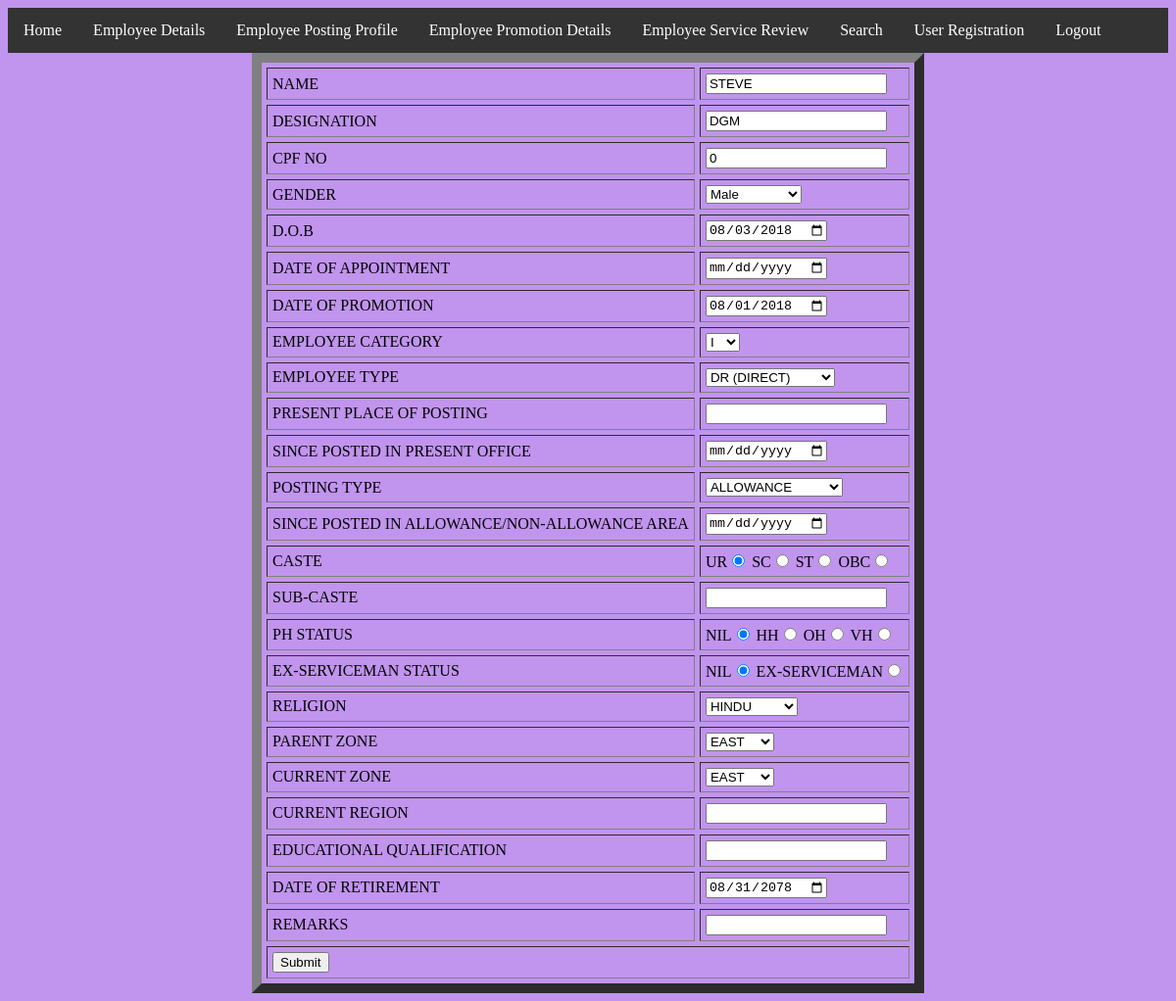
The page /update.php (signed in) on the database its author committed.
### tables this page shows
CREATE TABLE `emp_tb` (
  `id` int(50) NOT NULL,
  `name` varchar(70) NOT NULL,
  `designation` varchar(50) NOT NULL,
  `cpf` int(50) NOT NULL,
  `gender` varchar(50) NOT NULL,
  `dob` date NOT NULL,
  `doa` date NOT NULL,
  `dop` date NOT NULL,
  `category` varchar(50) NOT NULL,
  `employee_type` varchar(50) NOT NULL,
  `office_name` varchar(50) NOT NULL,
  `doj_oname` date NOT NULL,
  `post_type` varchar(50) NOT NULL,
  `doj_postarea` date NOT NULL,
  `caste` varchar(50) NOT NULL,
  `subcaste` varchar(50) NOT NULL,
  `ph_status` varchar(50) NOT NULL,
  `exsm_status` varchar(50) NOT NULL,
  `religion` varchar(50) NOT NULL,
  `p_zone` varchar(50) NOT NULL,
  `c_zone` varchar(50) NOT NULL,
  `c_region` varchar(50) NOT NULL,
  `edu_quali` varchar(50) NOT NULL,
  `dor` date NOT NULL,
  `remarks` varchar(100) NOT NULL
);

### update.php (the view, shortened to what this page needs)
<?php
if($_SESSION['uname']==true && $_SESSION['u_type']=="s_user")
{
?>
<?php include 's_menu.php';?>
<?php
$servername = "localhost";
$username = "root";
$password = "";
$dbname = "emp_db";
$conn = mysqli_connect($servername, $username, $password, $dbname);
$id=$_REQUEST['cpf'];
$query = "SELECT * from emp_tb where cpf ='".$id."'";
$result = mysqli_query($conn, $query) or die ( mysqli_error());
$row = mysqli_fetch_assoc($result);
if(isset($_POST['new']) && $_POST['new']==1)
{
$id=$_REQUEST['id'];
$name =$_REQUEST['name'];
$designation=$_REQUEST['designation'];
$cpf=$_REQUEST['cpf'];
$gender=$_REQUEST['gender'];
$dob=$_REQUEST['dob'];
$doa=$_REQUEST['doa'];
$dop=$_REQUEST['dop'];
$category=$_REQUEST['category'];
$employee_type=$_REQUEST['employee_type'];
$office_name=$_REQUEST['office_name'];
$doj_oname=$_REQUEST['doj_oname'];
$post_type=$_REQUEST['post_type'];
$doj_postarea=$_REQUEST['doj_postarea'];
$caste=$_REQUEST['caste'];
$subcaste=$_REQUEST['subcaste'];
$ph_status=$_REQUEST['ph_status'];
$exsm_status=$_REQUEST['exsm_status'];
$religion=$_REQUEST['religion'];
$p_zone=$_REQUEST['p_zone'];
$c_zone=$_REQUEST['c_zone'];
$c_region=$_REQUEST['c_region'];
$edu_quali=$_REQUEST['edu_quali'];
$dor=$_REQUEST['dor'];
$remarks=$_REQUEST['remarks'];
$update="update emp_tb set id='".$id."',name='".$name."', designation='".$designation."',cpf='".$cpf."',gender='".$gender."',
dob='".$dob."', dop='".$dop."',category='".$category."',employee_type='".$employee_type."', office_name='".$office_name."',
doj_oname='".$doj_oname."',post_type='".$post_type."',doj_postarea='".$doj_postarea."',  caste='".$caste."', subcaste='".$subcaste."',
ph_status='".$ph_status."',exsm_status='".$exsm_status."',religion='".$religion."',p_zone='".$p_zone."',c_zone='".$c_zone."',
c_region='".$c_region."',edu_quali='".$edu_quali."',dor='".$dor."', remarks='".$remarks."' where id='".$id."'";
 mysqli_query($conn, $update) or die(mysqli_error()) ;
$status = "Record Updated Successfully. </br></br>
<a href='view.php'>View Updated Record</a>";
echo '<p style="color:#FF0000;">'.$status.'</p>';
 }
 else
 {
?>
<html>
<head>
<link rel="stylesheet" href="css/style.css" />
</head>
<body>
<center>
<align center>
<div>
<table border ="10" cellpadding ="5" cellspacing ="5">
<form name="form" method="post" action="">
<tr> <td> NAME </td><td><abbr title ="Name"><input type ="text" name="name" value="<?php echo $row['name'];?>" /></td></tr>
<tr> <td> DESIGNATION </td><td><abbr title ="Designation"><input type ="text" name="designation" value="<?php echo $row['designation'];?>" /> </td></tr>
<tr> <td> CPF NO </td><td><abbr title ="CPF No."><input type ="text" name="cpf" value="<?php echo $row['cpf'];?>" /></td></tr>
<tr> <td> GENDER </td><td><abbr title ="Gender">
<select name="gender">
<option name="gender" value ="Male">Male</option>
</select>
</td></tr>
<tr> <td> D.O.B </td><td><abbr title ="Date of Birth"><input type ="date" name="dob" value="<?php echo $row['dob'];?>" /></td></tr>
<tr> <td> DATE OF APPOINTMENT</td><td><abbr title ="Date of Appointment"><input type ="date" name="doa" value="<?php echo $row['doa'];?>" /></td></tr>
<tr> <td> DATE OF PROMOTION</td><td><abbr title ="Date of Promotion"><input type ="date" name="dop" value="<?php echo $row['dop'];?>" /> </td></tr>
<tr> <td> EMPLOYEE CATEGORY </td><td><abbr title ="Category">
<select name="category">
<option name="category" value ="I">I</option>
</select>
</td></tr>
<tr> <td> EMPLOYEE TYPE </td><td><abbr title ="Employee Type Direct/Promotion">
<select name="employee_type">
<option name="employee_type" value ="DR">DR (DIRECT)</option>
</select>
</td></tr>
<tr> <td> PRESENT PLACE OF POSTING </td><td><abbr title ="Present Place of Posting"><input type ="text" name="office_name" value="<?php echo $row['office_name'];?>" /></td></tr>
<tr> <td> SINCE POSTED IN PRESENT OFFICE</td><td><abbr title ="Date from which posted in present office"><input type ="date" name="doj_oname" value="<?php echo $row['doj_oname'];?>" /></td></tr>
<tr> <td> POSTING TYPE </td><td><abbr title ="Posting Type Allowance/NON-ALLOWANCE">
<select name="post_type">
<option name="post_type" value ="ALLOWANCE">ALLOWANCE</option>
</select>
</td></tr>
<tr> <td> SINCE POSTED IN ALLOWANCE/NON-ALLOWANCE AREA</td><td><abbr title ="Date from which posted in present area"><input type ="date" name="doj_postarea" value="<?php echo $row['doj_postarea'];?>" /></td></tr>
<tr> <td> CASTE</td><td>UR<input type ="radio" name="caste" value="UR" checked="checked">
SC<input type ="radio" name="caste" value="SC" >
ST<input type ="radio" name="caste" value="ST" >
OBC<input type ="radio" name="caste" value="OBC" >
</td></tr>
<tr> <td> SUB-CASTE </td><td><abbr title ="Subcaste"><input type ="text" name="subcaste" value="<?php echo $row['subcaste'];?>" /></td></tr>
<tr> <td> PH STATUS</td><td>NIL<input type ="radio" name="ph_status" value="NIL" checked="checked">
HH<input type ="radio" name="ph_status" value="HH" >
OH<input type ="radio" name="ph_status" value="OH" >
VH<input type ="radio" name="ph_status" value="VH" >
</td></tr>
<tr> <td> EX-SERVICEMAN STATUS</td><td>NIL<input type ="radio" name="exsm_status" value="NIL" checked="checked">
EX-SERVICEMAN<input type ="radio" name="exsm_status" value="Ex-Serviceman" >
</td></tr>
<tr> <td> RELIGION </td><td><abbr title ="RELIGION OF EMPLOYEE">
<select name="religion">
<option name="religion" value ="HINDU">HINDU</option>
</select>
</td></tr>
<tr> <td> PARENT ZONE </td><td><abbr title ="PARENT ZONE OF EMPLOYEE">
<select name="p_zone">
<option name="p_zone" value ="EAST">EAST</option>
</select>
</td></tr>
<tr> <td> CURRENT ZONE </td><td><abbr title ="CURRENT ZONE OF EMPLOYEE">
<select name="c_zone">
<option name="c_zone" value ="EAST">EAST</option>
</select>
</td></tr>
<tr> <td> CURRENT REGION </td><td><abbr title ="CURRENT REGION"><input type ="text" name="c_region" value="<?php echo $row['c_region'];?>" /></td></tr>
<tr> <td> EDUCATIONAL QUALIFICATION </td><td><abbr title ="EDUCATIONAL QUALIFICATION"><input type ="text" name="edu_quali" value="<?php echo $row['edu_quali'];?>" /></td></tr>
<tr> <td> DATE OF RETIREMENT</td><td><abbr title ="Date of Retirement"><input type ="date" name="dor" value="<?php echo $row['dor'];?>" /></td></tr>
<tr> <td> REMARKS </td><td><abbr title ="REMARKS"><input type ="text" name="remarks" value="<?php echo $row['remarks'];?>" /></td></tr>
<tr><td colspan ="2" align "center"> <input type ="submit" name="submit" value="Submit"></td></tr>
</table>
 <?php }?>
</div>
<?php
}
else
{
	echo "Sorry! You are not authorized to perform this operation.Please Login first with proper Username & Password.\n ";
	$link = 'n_menu.php';
	echo "<a href='".$link."'>Back to Menu</a>";
}
?>
</center>
</body>
</html>

### rows shown on the page
emp_tb: name "STEVE", designation "DGM", cpf "0", dob "08/03/2018", dop "08/01/2018", dor "08/31/2078"
